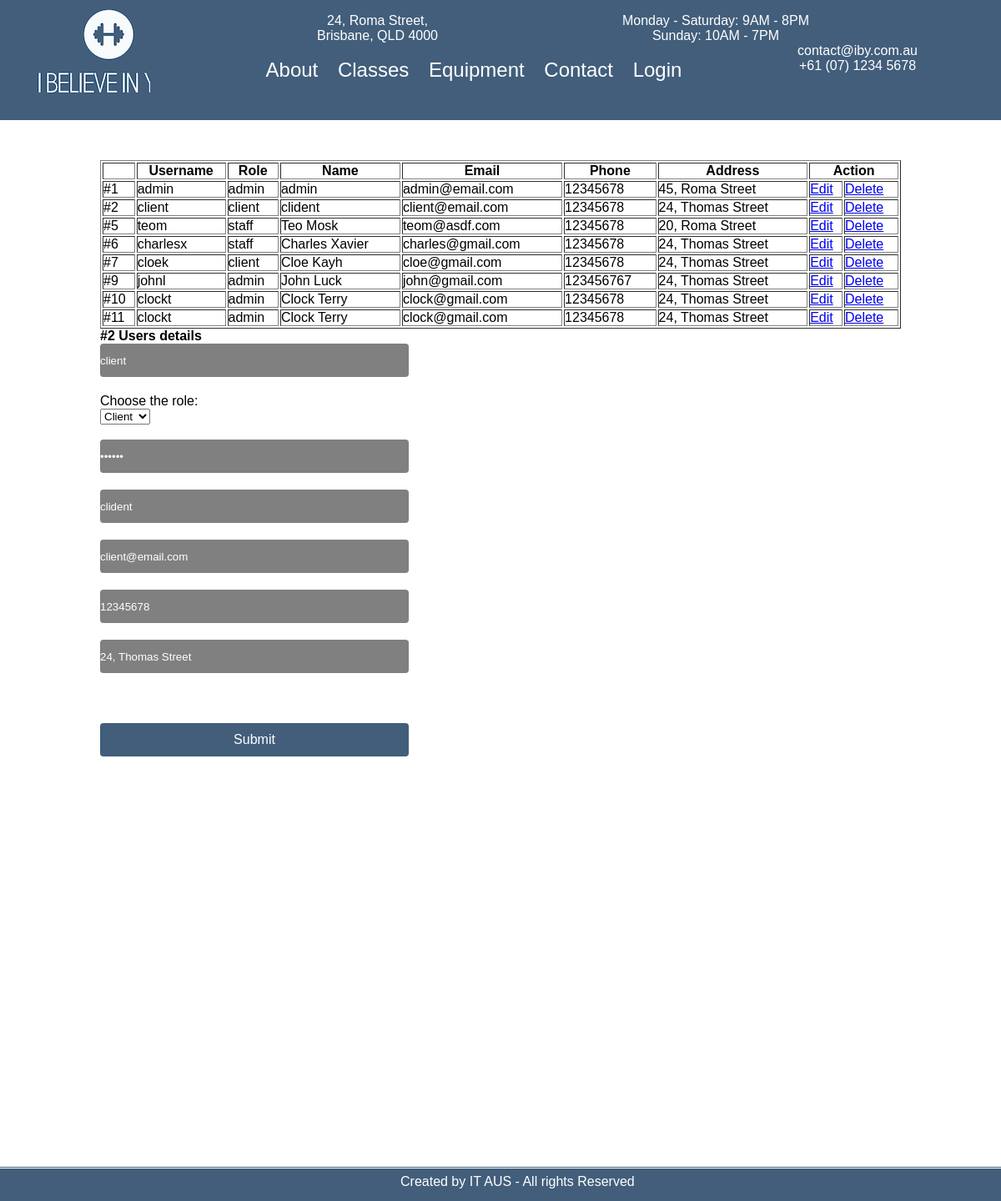
Screenshot of /pages/users-list.php?user_id=2 with the database file from the repository.
### tables this page shows
CREATE TABLE `users` (
  `id` int(11) NOT NULL,
  `username` varchar(200) NOT NULL,
  `role` varchar(200) NOT NULL,
  `password` varchar(200) NOT NULL,
  `name` varchar(200) NOT NULL,
  `email` varchar(200) NOT NULL,
  `phone` varchar(200) NOT NULL,
  `address` varchar(200) NOT NULL
);

### functions/functions.php (called while the page is built, shortened)
<?php
    function listUsers($id = 0){
        $db = dbLink();
        $sql = 'SELECT * FROM users';
        if($id) {
            $sql = 'SELECT * FROM users WHERE id ='.(int)$id;
        }
        $users = [];
        foreach($db->query($sql) as $row){
            $users[] = $row;
        }
        return $users;
    }

### pages/users-list.php (the view, shortened to what this page needs)
<?php
    include_once('../functions/functions.php');
?>
<!DOCTYPE html>
<html lang="en">
<head>
    <link rel="stylesheet" href="../css/style.css">
</head>
<body>
<div class="grid-content-users-list">
        <div class="logo">
            <a href="../index.php" class="logo">
            <img src="../images/logo.png" alt="logo">
            </a>
        </div>
        <nav>
            <p class="p-address">
                24, Roma Street, <br>
                Brisbane, QLD 4000
            </p>
            <p class="p-hours">
                Monday - Saturday:
                9AM - 8PM <br>
                Sunday: 10AM - 7PM
            </p>
            <p class="p-contact">
                contact@iby.com.au <br>
                +61 (07) 1234 5678
            </p><br><br><br>
            <a href="about.php">About</a>
            <a href="classes.php">Classes</a>
            <a href="equipment.php">Equipment</a>
            <a href="contact.php">Contact</a>
            <a href="login.php">Login</a>
        </nav>
        <div class="table-users-list">
            <table border="1" class="table">
                <tr>
                    <th></th>
                    <th>Username</th>
                    <th>Role</th>
                    <th>Name</th>
                    <th>Email</th>
                    <th>Phone</th>
                    <th>Address</th>
                    <th colspan="2">Action</th>
                </tr>
                <?php
                    $users = listUsers();
                    foreach ($users as $key => $user) { ?>
                        <tr>
                            <td>#<?= $user['id'] ?></td>
                            <td><?= $user['username'] ?></td>
                            <td><?= $user['role'] ?></td>
                            <td><?= $user['name'] ?></td>
                            <td><?= $user['email'] ?></td>
                            <td><?= $user['phone'] ?></td>
                            <td><?= $user['address'] ?></td>
                            <td><a href="?user_id=<?= $user['id'] ?>#users">Edit</a></td>
                            <td><a href="?delete_id=<?= $user['id'] ?>#delete">Delete</a></td>
                        </tr><?php
                    }
                ?>
            </table>
            <?php if($_GET['user_id']){ ?>
                <?php $u = listUsers($_GET['user_id'])[0]; ?>
                <h4 id="users">#<?= $u['id'] ?> Users details</h4>
                <form class="form-users-list" action="<?php echo $_SERVER['PHP_SELF']; ?>" method="post">
                    <input type="text" name="username" placeholder="Enter Username" value="<?= $u['username'] ?>" required><br>
                    <label for="cars" required>Choose the role:</label> <br>
                    <select name="role" id="role">
                        <option value="client" <?= $u['role'] == 'client' ? 'selected' :'' ?>>Client</option>
                    </select>
                    <br><br>
                    <input type="password" name="password" placeholder="Enter Password" value="<?= $u['password'] ?>" required><br>
                    <input type="text" name="name" placeholder="Enter Name" value="<?= $u['name'] ?>" required><br>
                    <input type="email" name="email" placeholder="Enter Email" value="<?= $u['email'] ?>" required><br>
                    <input type="text" name="phone" placeholder="Enter Phone" value="<?= $u['phone'] ?>" required><br>
                    <input type="text" name="address" placeholder="Enter Address" value="<?= $u['address'] ?>"><br>
                    <input type="submit" class="btn-users-list" value="Submit">
                </form>
            <?php } ?>
    </div>
    <footer>
        <p class="p-footer">Created by IT AUS - All rights Reserved
        <a href="https://www.facebook.com/" class="links-hover social-media-links"><i class="bi bi-facebook"></i></a>
        <a href="https://www.twitter.com/"class="links-hover social-media-links"><i class="bi bi-twitter"></i></a>
        <a href="https://www.instagram.com/" class="links-hover social-media-links"><i class="bi bi-instagram"></i></a>
        </p>
    </footer>
    </div>
</body>
</html>

### css/style.css (style rules this page uses)
* { margin: 0; padding: 0; box-sizing: border-box; }
body { height: 100vh; width: 100vw; font-family: 'Montserrat', sans-serif; }
.logo { grid-area: 1/1/4/4; background-color: #425e7b; padding-left: 15px; }
nav { grid-area: 1/4/4/21; background-color: #425e7b; color: white; padding-top:1em; text-align: center; }
nav a, .social-media p { text-decoration: none; color: white; font-size: 1.5em; padding: 0.4em; }
.p-address { float: left; margin-left: 200px; }
.p-hours { float: right; margin-right: 230px; }
.p-contact { float: right; margin-right: 100px; }
footer { grid-area: 79/1/81/21; background-color: #425e7b; border-top: double; color:white; height: 2.6em; position: fixed; bottom: 0; width:100vw; }
footer p, footer a { text-decoration: none; color: white; font-size: 1em; padding: 0.4em; }
footer p { padding-left: 40vw; }
.social-media-links { float: right; padding-right: 20px; }
form { margin-left: auto; margin-right: auto; margin-top: auto; margin-bottom: auto; }
.form-users-list input { border-bottom-left-radius: 4px; border-bottom-right-radius: 4px; border-top-left-radius: 4px; border-top-right-radius: 4px; width: 370px; color: white; background-color: grey; height: 40px; margin-bottom: 20px; border-style: none; }
input::placeholder { padding-left: 10px; font-family: 'Montserrat', sans-serif; }
.btn-contact, .btn-login, .form-users-list input[type=submit], .form-users-add input[type=submit] { margin-top: 2.5em; font-size: 1em; border-radius: 4px; background-color: #425e7b; color: white; font-weight: 500; width: 370px; height: 40px; border-style: none; }
.grid-content-users-list { display: grid; grid-template-columns: repeat(20,1fr); grid-template-rows: repeat(30,1fr); width: 100vw; height: 180vh; }
.table-users-list { grid-area: 5/3/22/19; }
.table { width: 100%; }

### rows the page displays
users: id "1", username "admin", role "admin", name "admin", email "admin@email.com", phone "12345678", address "45, Roma Street"
users: id "2", username "client", role "client", name "clident", email "client@email.com", phone "12345678", address "24, Thomas Street", role "Client"
users: id "5", username "teom", role "staff", name "Teo Mosk", email "teom@asdf.com", phone "12345678", address "20, Roma Street"
users: id "6", username "charlesx", role "staff", name "Charles Xavier", email "charles@gmail.com", phone "12345678", address "24, Thomas Street"
users: id "7", username "cloek", role "client", name "Cloe Kayh", email "cloe@gmail.com", phone "12345678", address "24, Thomas Street"
users: id "9", username "johnl", role "admin", name "John Luck", email "john@gmail.com", phone "123456767", address "24, Thomas Street"
users: id "10", username "clockt", role "admin", name "Clock Terry", email "clock@gmail.com", phone "12345678", address "24, Thomas Street"
users: id "11", username "clockt", role "admin", name "Clock Terry", email "clock@gmail.com", phone "12345678", address "24, Thomas Street"
